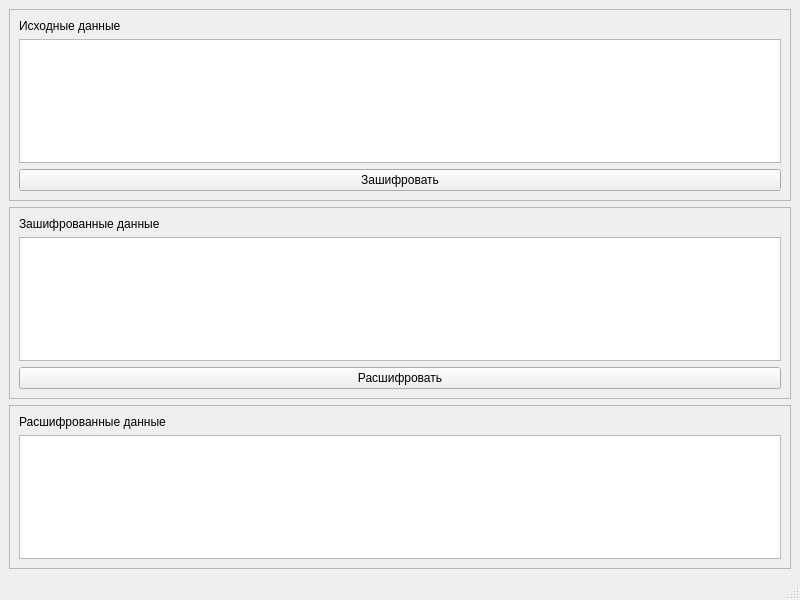
<?xml version="1.0" encoding="UTF-8"?>
<ui version="4.0">
 <class>VigenereCipherMainWindow</class>
 <widget class="QMainWindow" name="VigenereCipherMainWindow">
  <property name="geometry">
   <rect>
    <x>0</x>
    <y>0</y>
    <width>800</width>
    <height>600</height>
   </rect>
  </property>
  <property name="windowTitle">
   <string>VigenereCipherMainWindow</string>
  </property>
  <widget class="QWidget" name="centralwidget">
   <layout class="QGridLayout" name="gridLayout_2">
    <item row="0" column="0">
     <widget class="QFrame" name="frOriginalData">
      <property name="frameShape">
       <enum>QFrame::StyledPanel</enum>
      </property>
      <property name="frameShadow">
       <enum>QFrame::Raised</enum>
      </property>
      <layout class="QGridLayout" name="gridLayout">
       <item row="0" column="0">
        <layout class="QVBoxLayout" name="verticalLayout">
         <item>
          <widget class="QLabel" name="lOriginalDataHeader">
           <property name="text">
            <string>Исходные данные</string>
           </property>
          </widget>
         </item>
         <item>
          <widget class="QTextEdit" name="teOriginalData"/>
         </item>
         <item>
          <widget class="QPushButton" name="pdEncryptData">
           <property name="text">
            <string>Зашифровать</string>
           </property>
          </widget>
         </item>
        </layout>
       </item>
      </layout>
     </widget>
    </item>
    <item row="1" column="0">
     <widget class="QFrame" name="frEnCryptedData">
      <property name="frameShape">
       <enum>QFrame::StyledPanel</enum>
      </property>
      <property name="frameShadow">
       <enum>QFrame::Raised</enum>
      </property>
      <layout class="QGridLayout" name="gridLayout_3">
       <item row="0" column="0">
        <layout class="QVBoxLayout" name="verticalLayout_2">
         <item>
          <widget class="QLabel" name="lEnCryptedDataHeader">
           <property name="text">
            <string>Зашифрованные данные</string>
           </property>
          </widget>
         </item>
         <item>
          <widget class="QTextEdit" name="teEnCryptedData">
           <property name="readOnly">
            <bool>true</bool>
           </property>
          </widget>
         </item>
         <item>
          <widget class="QPushButton" name="pdDecryptData">
           <property name="text">
            <string>Расшифровать</string>
           </property>
          </widget>
         </item>
        </layout>
       </item>
      </layout>
     </widget>
    </item>
    <item row="2" column="0">
     <widget class="QFrame" name="frDecryptedData">
      <property name="frameShape">
       <enum>QFrame::StyledPanel</enum>
      </property>
      <property name="frameShadow">
       <enum>QFrame::Raised</enum>
      </property>
      <layout class="QGridLayout" name="gridLayout_4">
       <item row="0" column="0">
        <layout class="QVBoxLayout" name="verticalLayout_3">
         <item>
          <widget class="QLabel" name="lDecryptedDataHeader">
           <property name="text">
            <string>Расшифрованные данные</string>
           </property>
          </widget>
         </item>
         <item>
          <widget class="QTextEdit" name="teDecryptedData">
           <property name="readOnly">
            <bool>true</bool>
           </property>
          </widget>
         </item>
        </layout>
       </item>
      </layout>
     </widget>
    </item>
   </layout>
  </widget>
  <widget class="QMenuBar" name="menubar">
   <property name="geometry">
    <rect>
     <x>0</x>
     <y>0</y>
     <width>800</width>
     <height>22</height>
    </rect>
   </property>
  </widget>
  <widget class="QStatusBar" name="statusbar"/>
 </widget>
 <resources/>
 <connections/>
</ui>
